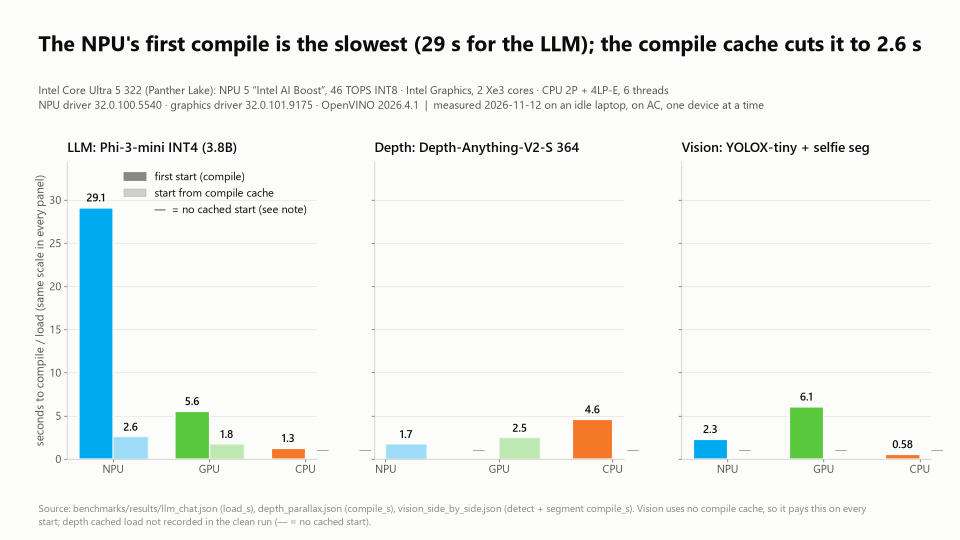
#> input picture media/charts/compile_cost.png, 1920 x 1080 px (shown at 1/2 size)
$ python -i render.py   (imports and definitions only)
#> lines starting #> are read from the running program, lines starting #| are printed output that depends on the picture
#> further down, picture is the input picture: shape (1080, 1920, 3); mean B, G, R 242.8, 243.9, 240.6
"""Drawing for the vision side-by-side demo: device panels (blur effect + boxes + badge) and a stats panel."""
import cv2
import numpy as np

from examples.common import hud

BG = (18, 18, 18)
MUTED = (165, 165, 165)


def background_layer(frame: np.ndarray) -> np.ndarray:
    """Blurred, dimmed, slightly desaturated copy (uint8) shown behind the segmented foreground."""
    h, w = frame.shape[:2]
#> h = 1080; w = 1920
    small = cv2.resize(frame, (w // 3, h // 3), interpolation=cv2.INTER_AREA)
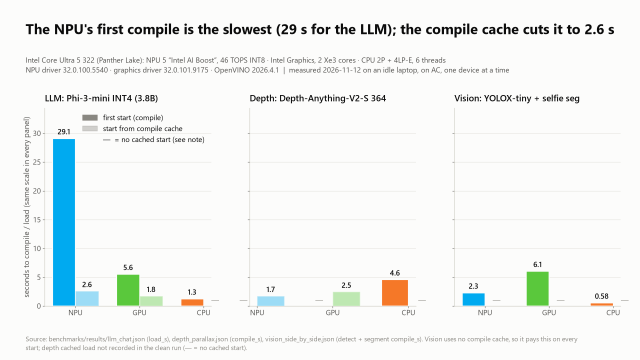
#> small: shape (360, 640, 3); mean B, G, R 242.8, 243.9, 240.6
    small = cv2.GaussianBlur(small, (0, 0), 1.6)
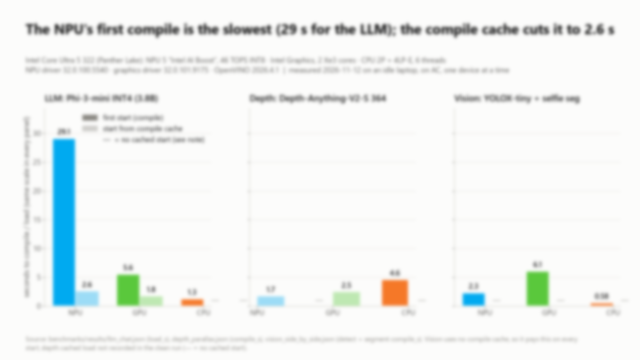
#> small: shape (360, 640, 3); mean B, G, R 242.8, 243.9, 240.6
    blur = cv2.resize(small, (w, h), interpolation=cv2.INTER_LINEAR)
    gray = cv2.cvtColor(cv2.cvtColor(blur, cv2.COLOR_BGR2GRAY), cv2.COLOR_GRAY2BGR)
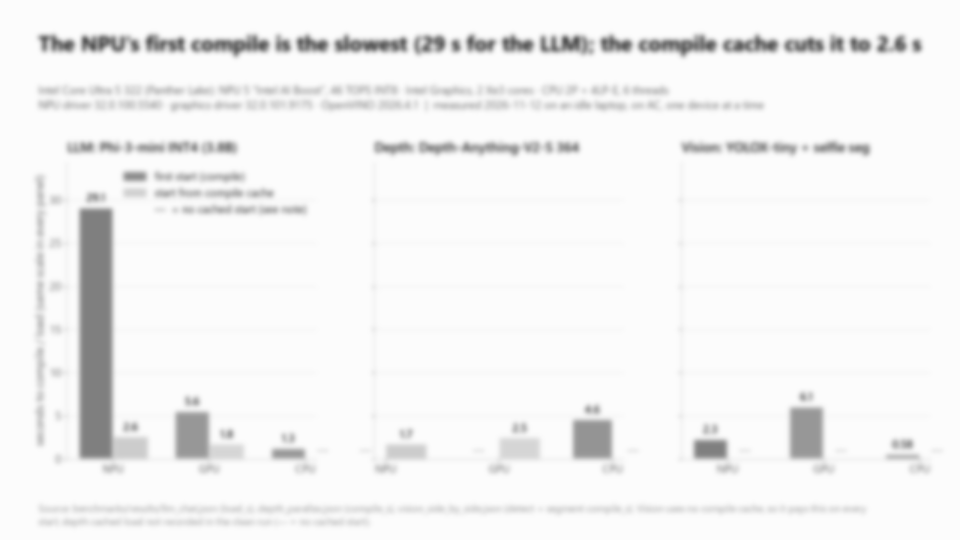
#> gray: shape (1080, 1920, 3) (shown at 1/2 size); min 85, max 252, mean 242.9
    # subtle: 75 % brightness, ~35 % desaturated, soft blur, so the scene stays readable behind the boxes
    return cv2.addWeighted(blur, 0.49, gray, 0.26, 0)
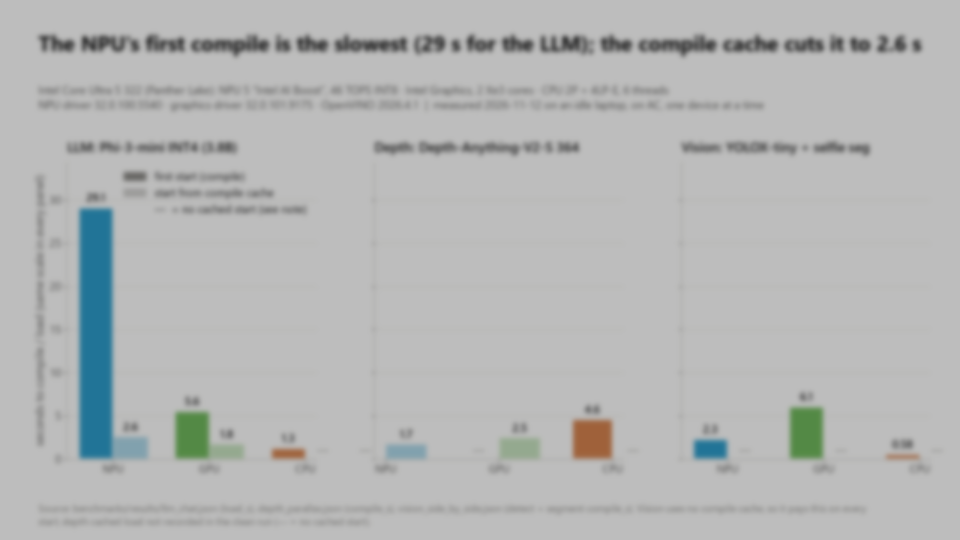
#> returned value: shape (1080, 1920, 3) (shown at 1/2 size); mean of channels 0, 1, 2 182.5, 182.7, 181; drawn as B, G, R


# [75 lines left out: functions apply_segmentation, draw_detections, badge, stats_panel, not called in this run]

>>> import cv2
>>> picture = cv2.imread('../../media/charts/compile_cost.png')
>>> result = background_layer(picture)

$ run again, on media/charts/cpu_cost.png
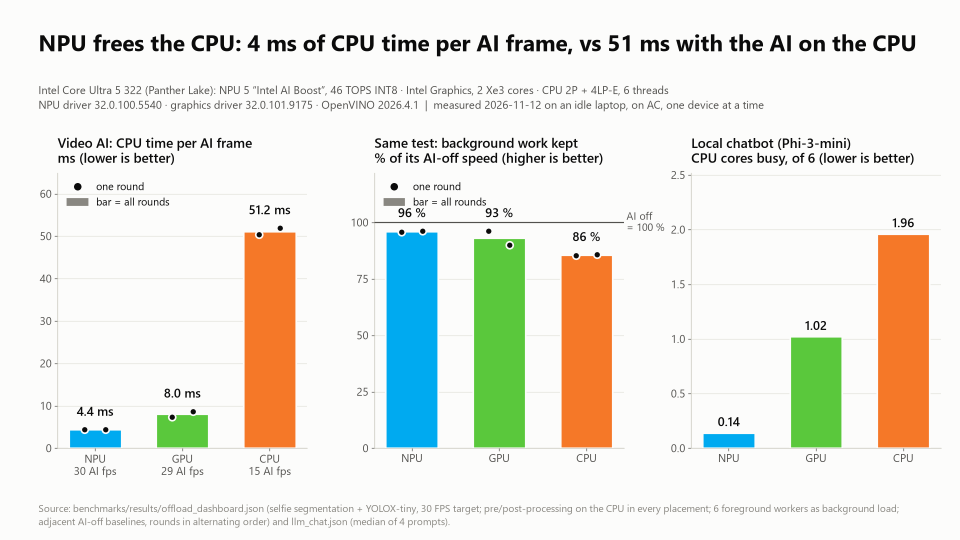
#> input picture media/charts/cpu_cost.png, 1920 x 1080 px (shown at 1/2 size)
#> picture is the input picture: shape (1080, 1920, 3); mean B, G, R 224.5, 233.3, 233.1
#> in background_layer, `gray = cv2.cvtColor(cv2.cvtColor(blur, cv2.COLOR_BGR2GRAY), cv2.COLOR_..`:
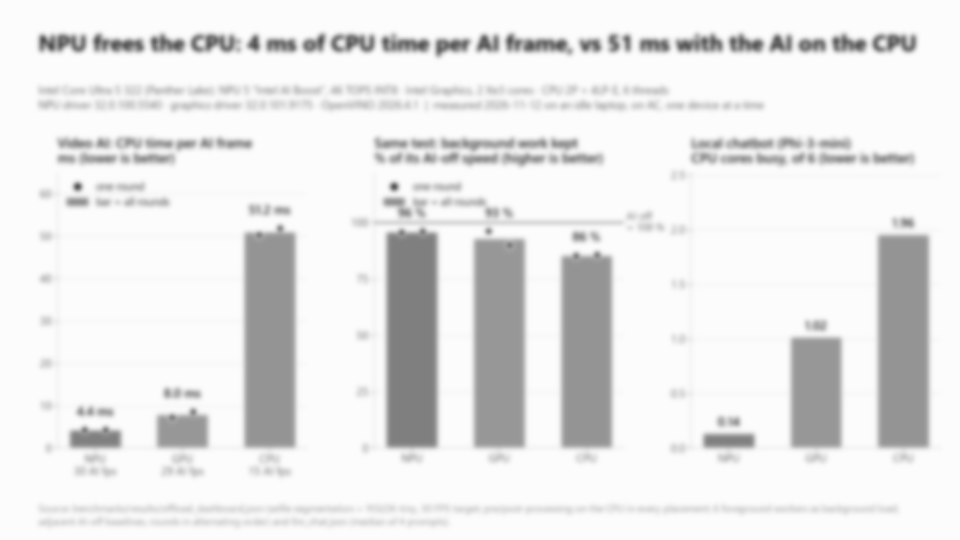
#> gray: shape (1080, 1920, 3) (shown at 1/2 size); min 83, max 252, mean 232.3
#> in background_layer, `return cv2.addWeighted(blur, 0.49, gray, 0.26, 0)`:
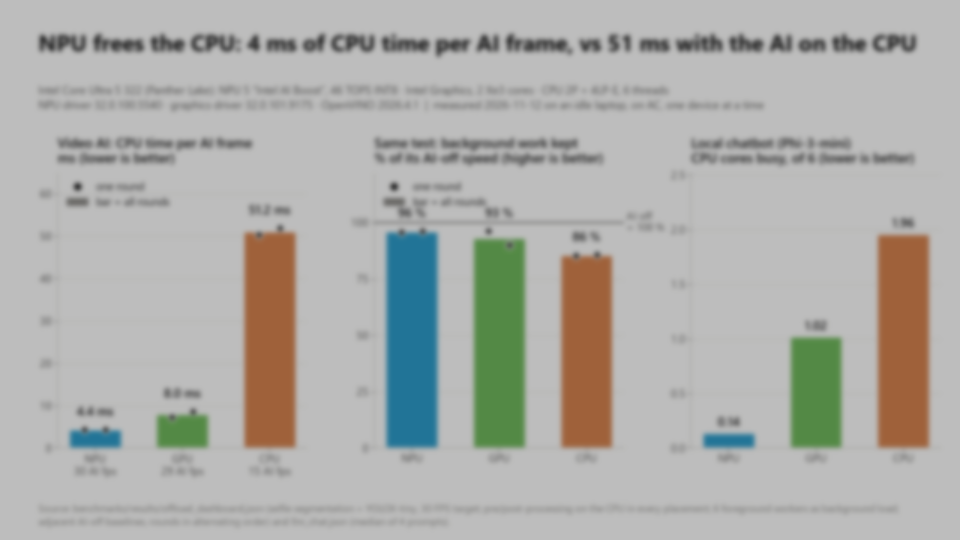
#> returned value: shape (1080, 1920, 3) (shown at 1/2 size); mean of channels 0, 1, 2 170.7, 174.7, 174.6; drawn as B, G, R

$ run again, on media/charts/driver_contention.png
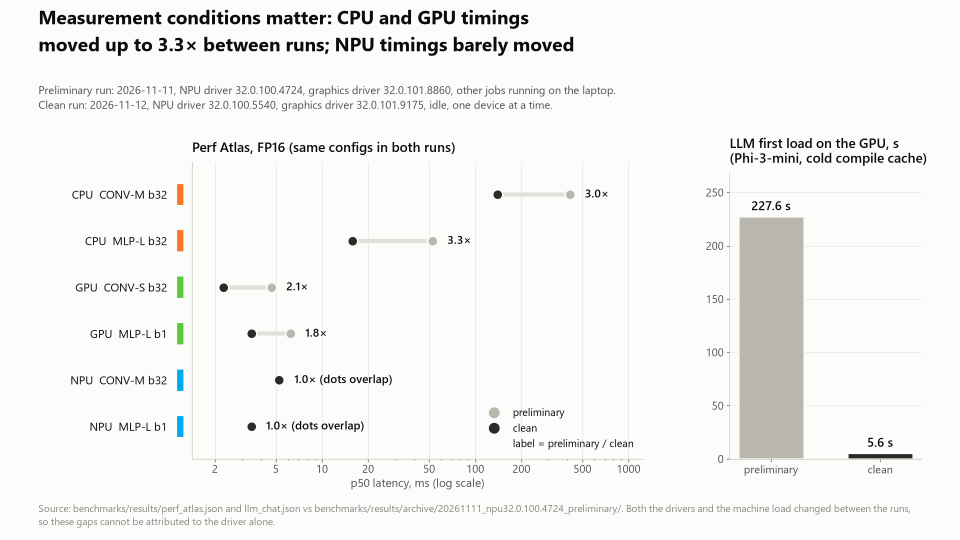
#> input picture media/charts/driver_contention.png, 1920 x 1080 px (shown at 1/2 size)
#> picture is the input picture: shape (1080, 1920, 3); mean B, G, R 241.9, 243.3, 243.3
#> in background_layer, `small = cv2.GaussianBlur(small, (0, 0), 1.6)`:
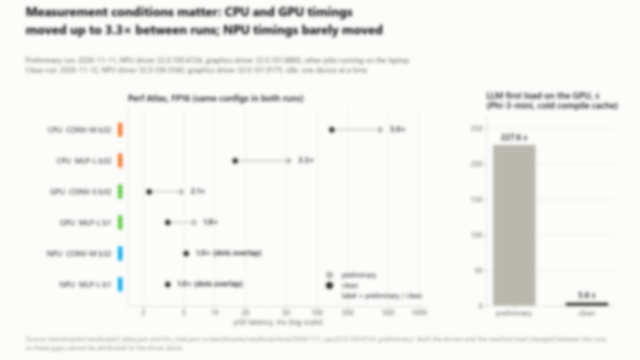
#> small: shape (360, 640, 3); mean B, G, R 241.9, 243.3, 243.3
#> in background_layer, `return cv2.addWeighted(blur, 0.49, gray, 0.26, 0)`:
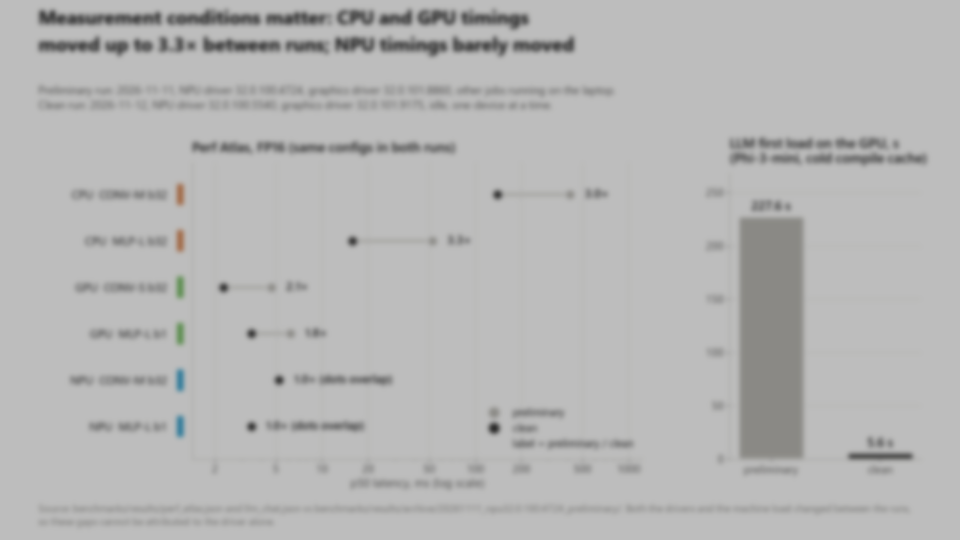
#> returned value: shape (1080, 1920, 3) (shown at 1/2 size); mean of channels 0, 1, 2 182.1, 182.4, 182.4; drawn as B, G, R

$ run again, on media/charts/latency_by_workload.png
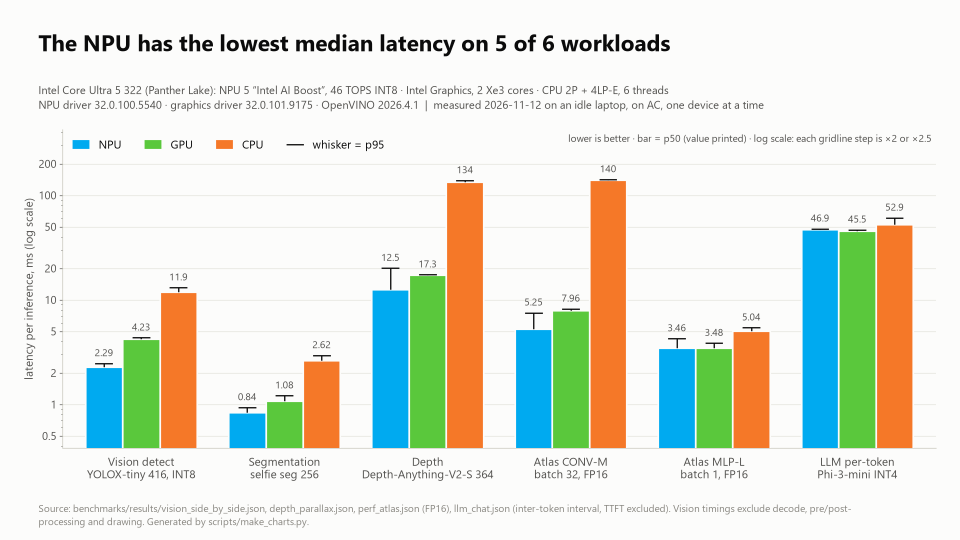
#> input picture media/charts/latency_by_workload.png, 1920 x 1080 px (shown at 1/2 size)
#> picture is the input picture: shape (1080, 1920, 3); mean B, G, R 219, 230.1, 225.5
#> in background_layer, `gray = cv2.cvtColor(cv2.cvtColor(blur, cv2.COLOR_BGR2GRAY), cv2.COLOR_..`:
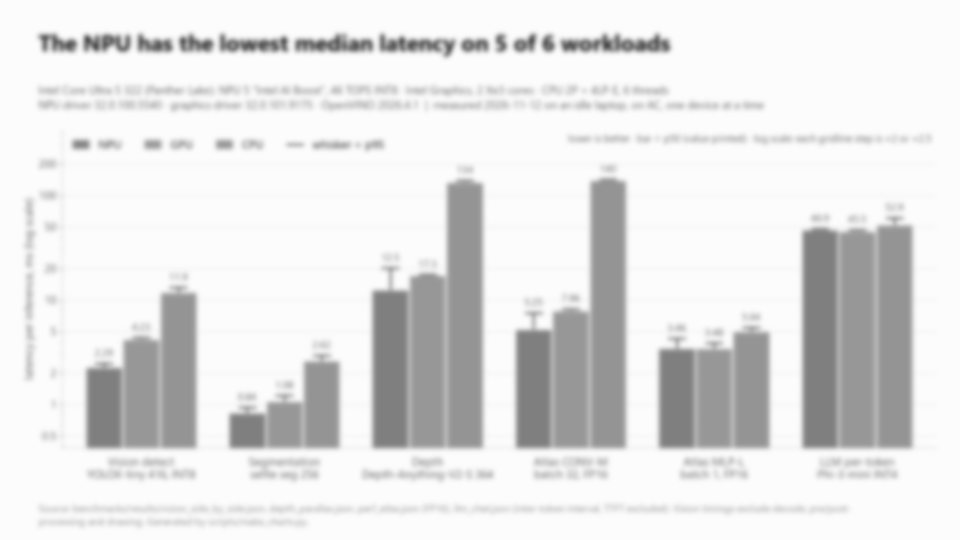
#> gray: shape (1080, 1920, 3) (shown at 1/2 size); min 75, max 252, mean 227.5
#> in background_layer, `return cv2.addWeighted(blur, 0.49, gray, 0.26, 0)`:
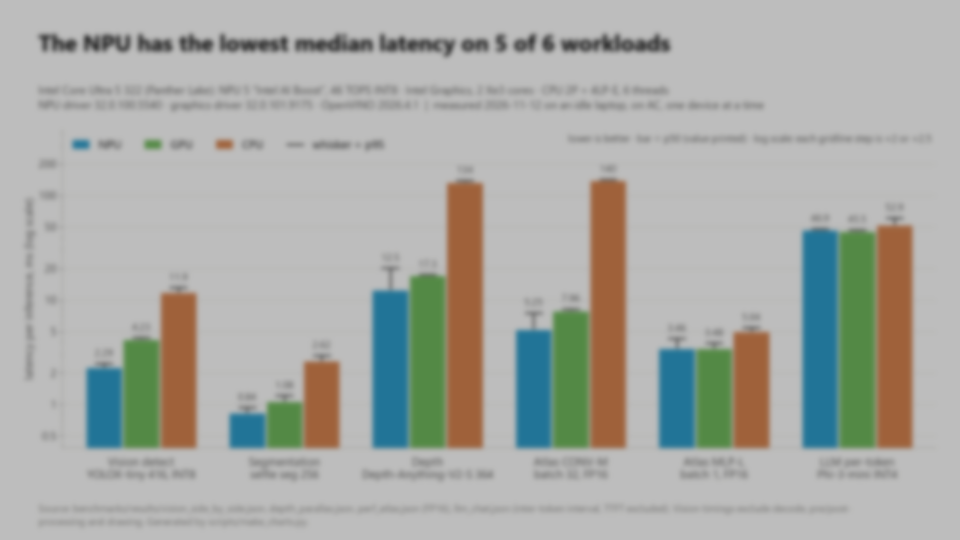
#> returned value: shape (1080, 1920, 3) (shown at 1/2 size); mean of channels 0, 1, 2 166.7, 171.9, 169.7; drawn as B, G, R
